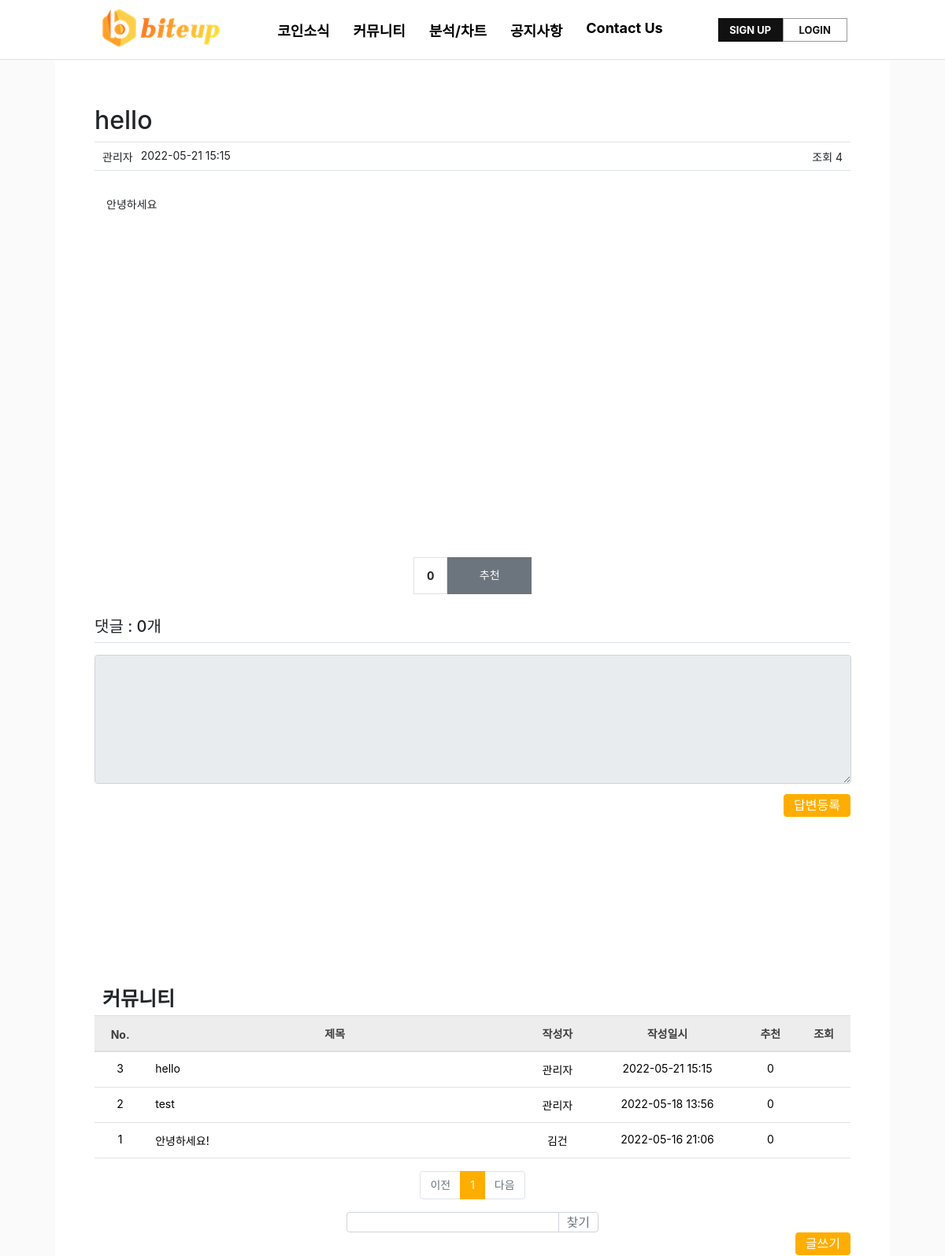
/community/detail/8/ (upper part), run on an earlier commit of the app's database.
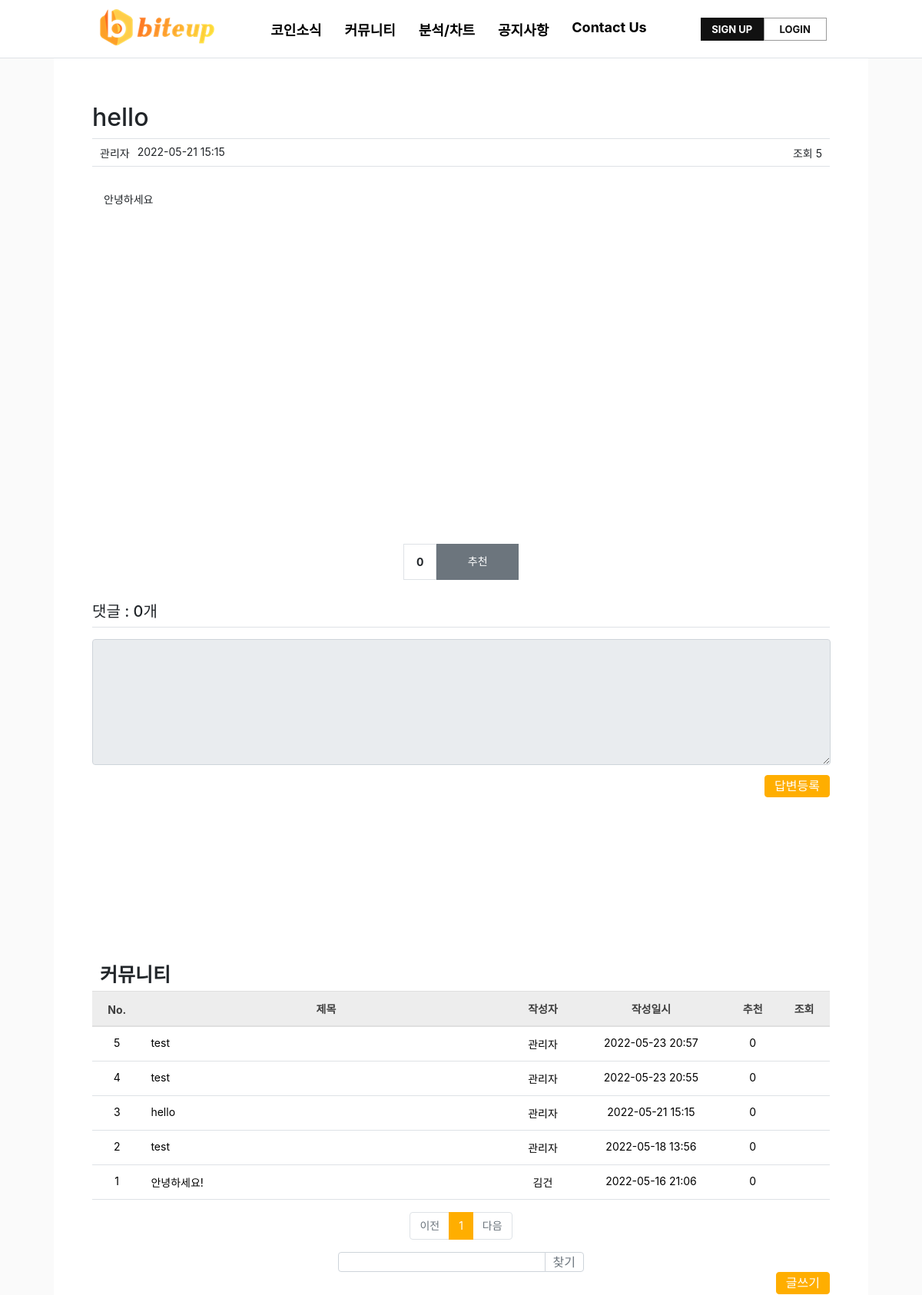
And on a later commit of the database.
### pybo/models.py (models this page shows)
class Community(db.Model):
    id = db.Column(db.Integer, primary_key=True)
    subject = db.Column(db.String(200), nullable=False)
    content = db.Column(db.Text(), nullable=False)
    create_date = db.Column(db.DateTime(), nullable=False)
    user_id = db.Column(db.Integer, db.ForeignKey('user.id', ondelete='CASCADE'), nullable=False)
    user = db.relationship('User', backref=db.backref('community_set'))
    modify_date = db.Column(db.DateTime(), nullable=True)
    voter = db.relationship('User', secondary=community_voter, backref=db.backref('community_voter_set'))
    file = db.Column(db.String(50))
    hits = db.Column(db.Integer, nullable=True)

class User(db.Model):
    id = db.Column(db.Integer, primary_key=True)
    username = db.Column(db.String(150), unique=True, nullable=False)
    password = db.Column(db.String(200), nullable=False)
    email = db.Column(db.String(120), unique=True, nullable=False)
    passwd_answer = db.Column(db.String(200), unique=True, nullable=False)
    location = db.Column(db.String(64), nullable=False)
    about_me = db.Column(db.Text(), nullable=False)
    create_date = db.Column(db.DateTime(), nullable=False)

### pybo/views/community_views.py (the view, shortened to what this page needs)
@bp.route('/detail/<int:community_id>/')
def detail(community_id):
    form = AnswerForm()
    community = Community.query.get_or_404(community_id)
    community.hits = community.hits + 1
    db.session.commit()
    page = request.args.get('page', type=int, default=1)
    kw = request.args.get('kw', type=str, default='')
    community_list = Community.query.order_by(Community.create_date.desc())
    community_list = community_list.paginate(page, per_page=10)
    return render_template('community/community_detail.html', community=community, form=form, community_list=community_list, page=page, kw=kw)

### pybo/forms.py
class AnswerForm(FlaskForm):
    content = TextAreaField('내용', validators=[DataRequired('내용은 필수입력 항목입니다.')])

### pybo/filter.py (called while the page is built)
def format_datetime(value, fmt='%Y-%m-%d %H:%M'):
    return value.strftime(fmt)

### pybo/views/auth_views.py (called while the page is built)
@bp.before_app_request
def load_logged_in_user():
    user_id = session.get('user_id')
    if user_id is None:
        g.user = None
    else:
        g.user = User.query.get(user_id)

### pybo/templates/community/community_detail.html (shortened to what this page needs)
{% extends 'base.html' %}
{% block content %}
<div id="container my-3">
    <div id="contents" class="div-board create">
        <div class="container-warp list">
            <h2 class="border-bottom py-2">{{ community.subject }}</h2>
            <div class="border-bottom user">
                <div class="left-border">
                    <div class="border-username">{{ community.user.username }}</div>
                    <div class="border-date">{{ community.create_date|datetime }}</div>
                    <div class="border-customers">조회 {{ community.hits }}</div>
                </div>
            </div>
            <div class="row my-3">
                <div class="col-11">
                    <div class="card">
                        <div class="card-body">
                            <div class="card-text" style="white-space: pre-line;">
                                {{ community.content }}
                            </div>
                        </div>
                    </div>
                </div>
            </div>
            <div class="voter-box">
                <div class="bg-light text-center p-3 border font-weight-bolder mb-1">{{
                    community.voter|length }}
                </div>
                <a data-uri="{{ url_for('vote.community', community_id=community.id) }}"
                   class="recommend btn btn-sm btn-secondary btn-block my-1">추천</a>
            </div>
            <h5 class="border-bottom my-3 py-2">댓글 : {{ community.answer_set|length }}개</h5>
            <form action="{{ url_for('answer.create', community_id=community.id) }}" method="post" class="my-3">
                <div class="form-group">
            <textarea {% if not g.user %} disabled {% endif %}
                      name="content" id="content" class="form-control" rows="10"></textarea>
                </div>
                <input type="submit" value="답변등록" class="btn btn-primary">
            </form>
        </div>
        <div class="container-warp list board">
            <div class="detail_list">커뮤니티</div>
            <table class="table">
                <thead>
                <tr class="text-center thead-dark">
                    <th>No.</th>
                    <th style="width:50%">제목</th>
                    <th>작성자</th>
                    <th>작성일시</th>
                    <th>추천</th>
                    <th>조회</th>
                </tr>
                </thead>
                <tbody>
                {% if community_list %}
                {% for community in community_list.items %}
                <tr class="text-center">
                    <td>{{ community_list.total - ((community_list.page-1) * community_list.per_page) - loop.index0 }}
                    </td>
                    <td class="text-left">
                        <a href="{{ url_for('community.detail', community_id=community.id) }}">
                            {{ community.subject}}
                    </td>
                    <td>{{ community.user.username }}</td>
                    <td>{{ community.create_date|datetime }}</td>
                    <td>{{ community.voter|length }}</td>
                    <td></td>
                </tr>
                {% endfor %}
                {% else %}
                <tr>
                    <td colspan="3">내용이 없습니다.</td>
                </tr>
                {% endif %}
                </tbody>
            </table>
            <ul class="pagination justify-content-center">
                {% if community_list.has_prev %}
                <li class="page-item">
                    <a class="page-link" data-page="{{ community_list.prev_num }}" href="#">이전</a>
                </li>
                {% else %}
                <li class="page-item disabled">
                    <a class="page-link" tabindex="-1" aria-disabled="true" href="#">이전</a>
                </li>
                {% endif %}
                {% for page_num in community_list.iter_pages() %}
                {% if page_num %}
                {% if page_num != community_list.page %}
                <li class="page-item">
                    <a class="page-link" data-page="{{ page_num }}" href="#">{{ page_num }}</a>
                </li>
                {% else %}
                <li class="page-item active" aria-current="page">
                    <a class="page-link" href="#">{{ page_num }}</a>
                </li>
                {% endif %}
                {% else %}
                <li class="disabled">
                    <a class="page-link" href="#">...</a>
                </li>
                {% endif %}
                {% endfor %}
                {% if community_list.has_next %}
                <li class="page-item">
                    <a class="page-link" data-page="{{ community_list.next_num }}" href="#">다음</a>
                </li>
                {% else %}
                <li class="page-item disabled">
                    <a class="page-link" tabindex="-1" aria-disabled="true" href="#">다음</a>
                </li>
                {% endif %}
            </ul>
            <div class="col-4 input-group">
                <input type="text" class="form-control kw" value="{{ kw or '' }}" style="width:0;height:12px;">
                <div class="input-group-append">
                    <button class="btn btn-outline-secondary" type="button" id="btn_search">찾기</button>
                </div>
            </div>
            <a href="{{ url_for('community.create') }}" class="btn btn-primary">글쓰기</a>
        </div>
    </div>
</div>
{% endblock %}

### pybo/templates/base.html (shortened to what this page needs)
<!doctype html>
<html lang="ko">
<head>
    <link rel="stylesheet" href="{{ url_for('static', filename='bootstrap.min.css') }}">
    <link rel="stylesheet" href="{{ url_for('static', filename='style.css') }}">
</head>
<body style="overflow-x: hidden">
{% include "navbar.html" %}
{% block content %}
{% endblock %}
</body>
</html>

### pybo/templates/navbar.html (shortened to what this page needs)
<nav class="navbar navbar-expand-lg navbar-light bg-light border-bottom">
    <div class="collapse navbar-collapse flex-grow-0" id="navbarNav">
        <h1 id="logo">
        <a href="{{ url_for('index._list') }}">
        </a>
        </h1>
        <ul class="navbar-nav">
            <li class="nav-item ">
                <a class="nav-link" onclick="alert('현재 준비중입니다'); return false;" href="">
                    <span>코인소식</span>
                </a>
            </li>
            <li class="nav-item ">
                <a class="nav-link" href="{{ url_for('community._list') }}">
                    <span>커뮤니티</span>
                </a>
            </li>
            <li class="nav-item ">
                <a class="nav-link" href="{{ url_for('index.exchange') }}">
                    <span>분석/차트</span>
                </a>
            </li>
            <li class="nav-item ">
                <a class="nav-link" href="{{ url_for('notice._list') }}">
                    <span>공지사항</span>
                </a>
            </li>
            <li class="nav-item ">
                <a class="nav-link" href="{{ url_for('contact.qna') }}">
                    <span>Contact Us</span>
                </a>
            </li>
        </ul>
        <div class="member-desktop">
        {% if g.user %}
        <div class="navbar-out">
            <div class="nav-box ">
                <a class="nav-name" href="{{ url_for('profile.edit') }}">{{ g.user.username }}님 방가! </a>
            </div>
            <div class="nav-box ">
                <a class="nav-logout" href="{{ url_for('auth.logout') }}">LOGOUT</a>
            </div>
        </div>
        {% else %}
        <div class="navbar-lo">
            <div class="nav-box ">
                <a class="nav-re" href="{{ url_for('auth.agree_re') }}">SIGN UP</a>
            </div>
            <div class="nav-box ">
                <a class="nav-login" href="{{ url_for('auth.login') }}">LOGIN</a>
            </div>
        </div>
        {% endif %}
            </div>
    </div>
</nav>

### pybo/static/style.css (style rules this page uses)
html { scroll-behavior: smooth; }
#logo { width: 158px;height: 68px;margin-top: 5px;left:45px;background: url('/static/logo.png') no-repeat left center; }
#logo a { display: block;height: 36px;background-size: 100% auto;margin-top:22px }
form { margin: 0 auto; }
a:link { text-decoration: none; }
.navbar-nav { padding: 0 55px; }
.navbar-light .navbar-nav .nav-link { padding: 0 15px;font-weight:bold;font-size:18px;width:100%; }
.member-desktop { max-width: 250px;right: 70px;padding-right: 0;top: 20px; }
.nav-re { display: block;color: #fff;line-height: 29px;height: 28px;border: 1px solid #999;font-size: 13px;font-weight:700;min-width: 80px;text-transform: uppercase;text-align:center;border-color: #111;background: #111; }
.nav-login { display: block;color: #111;line-height: 29px;height: 28px;border: 1px solid #999;font-size: 13px;font-weight:700;min-width: 80px;text-transform: uppercase;text-align:center; }
.nav-box { float: left; }
.collapse.navbar-collapse.flex-grow-0 { height:75px; }
.navbar.border-bottom, .tradingview-widget-container.float { min-width:100%; }
.text-center a { color:#000; }
.btn-primary,.page-item.active .page-link { background-color:#ffae00;border-color:#ffae00; }
.btn-primary { position:relative;float:right;line-height:15px; }
.btn.btn-outline-secondary { padding:0px 10px;border-color: #ced4da;; }
.table td { border-top: 0px;border-bottom: 1px solid #dee2e6; }
.row.my-3 { margin-bottom:5px }
.btn-block { line-height:10px;width:90% }
.p-3 { padding:.3rem!important; }
.row.my-3 .card-body { padding:0px;width: 100%;min-height: 450px; }
.row.my-3 .card-text { float:left;padding:15px 15px; }
.table .thead-dark th { color: #3e3e3e;background-color: #ededed;border-color: #dfdfdf; }
.col-4.input-group { position:relative;display: flex;margin:0 auto; }
.form-control.kw { height:15px }
.div-board.create { padding: 30px; }
.border-bottom.user { padding-bottom:10px; }
.left-border { display: inline;margin-left: 10px; }
.border-username { display: inline-block;float: left;margin-left:10px; }
.border-date { display: inline-block;float: left;margin-left:10px; }
.border-customers { display: inline-block;float: right;margin-right: 10px; }
.container-warp.list { padding:20px; }
.div-board.create .form-group { margin-top:15px; }
.div-board.create .form-control { width:935px;height:150px; }
.voter-box { width:150px;display:flex;margin: 0 auto;margin-top: 40px;margin-bottom: 20px; }
.voter-box .p-3 { padding: 5px 16px!important;line-height: 35px;border-radius: 0!important; }
.voter-box .my-1, .mb-1 { margin-top: 1px!important;margin-bottom: 1px!important;line-height: 35px;border-radius: 0!important; }
.div-board { width:100%;margin: 0 auto 0 auto;box-sizing: border-box;padding: 50px 30px 200px 30px;position: relative;text-align: left;max-width: 1060px;background-color:#fff; }
.container-warp.list.board { margin-top:200px; }
.detail_list { font-size: 25px;font-weight: 900;margin-left: 10px;margin-bottom: 5px; }

What changed in the data, as far as the page shows it:
changed Community "hello": hits "4" → "5"
added Community: hits "5", subject "test", user.username "관리자", create_date "2022-05-23 20:57", voter|length "0"
added Community: total "4", subject "test", user.username "관리자", create_date "2022-05-23 20:55", voter|length "0"
